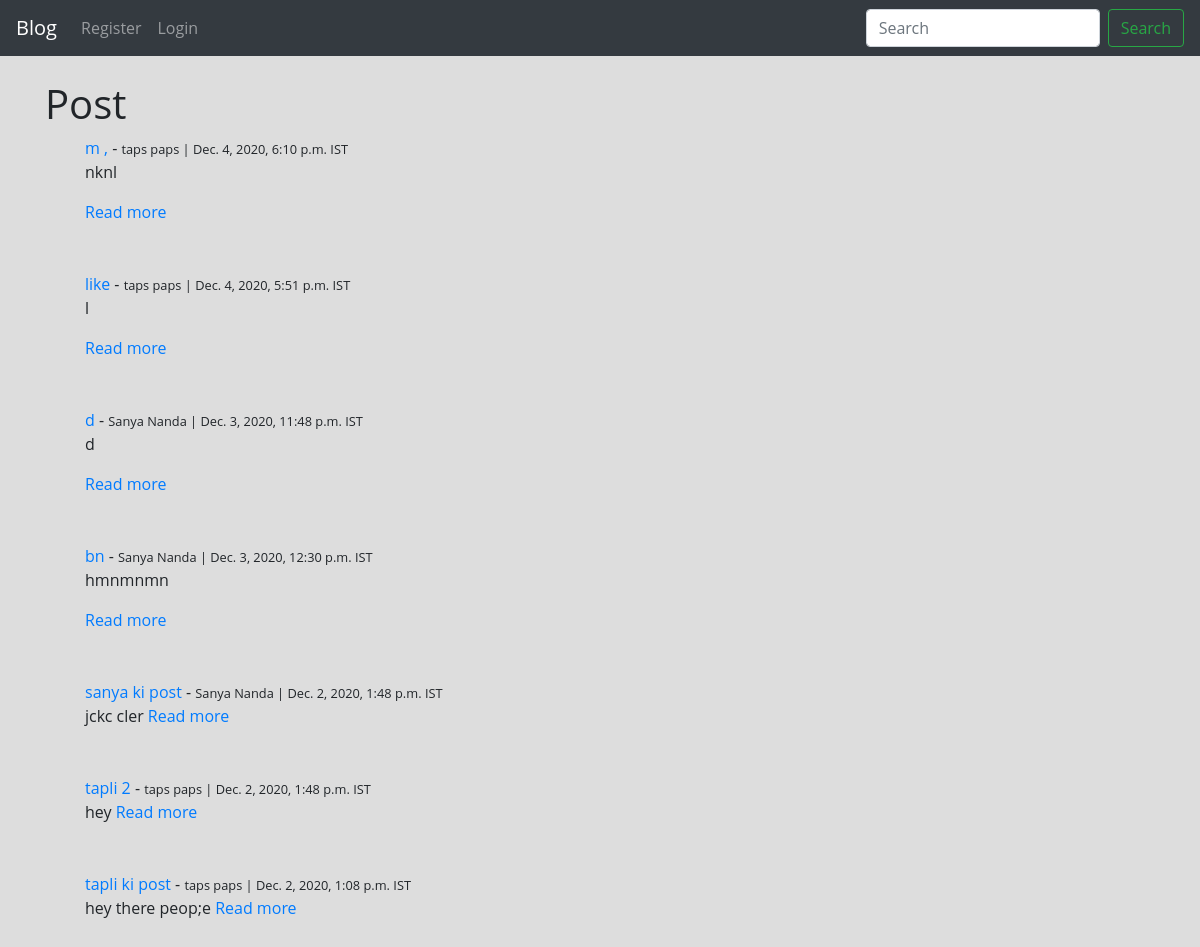
Before: / with the older database file.
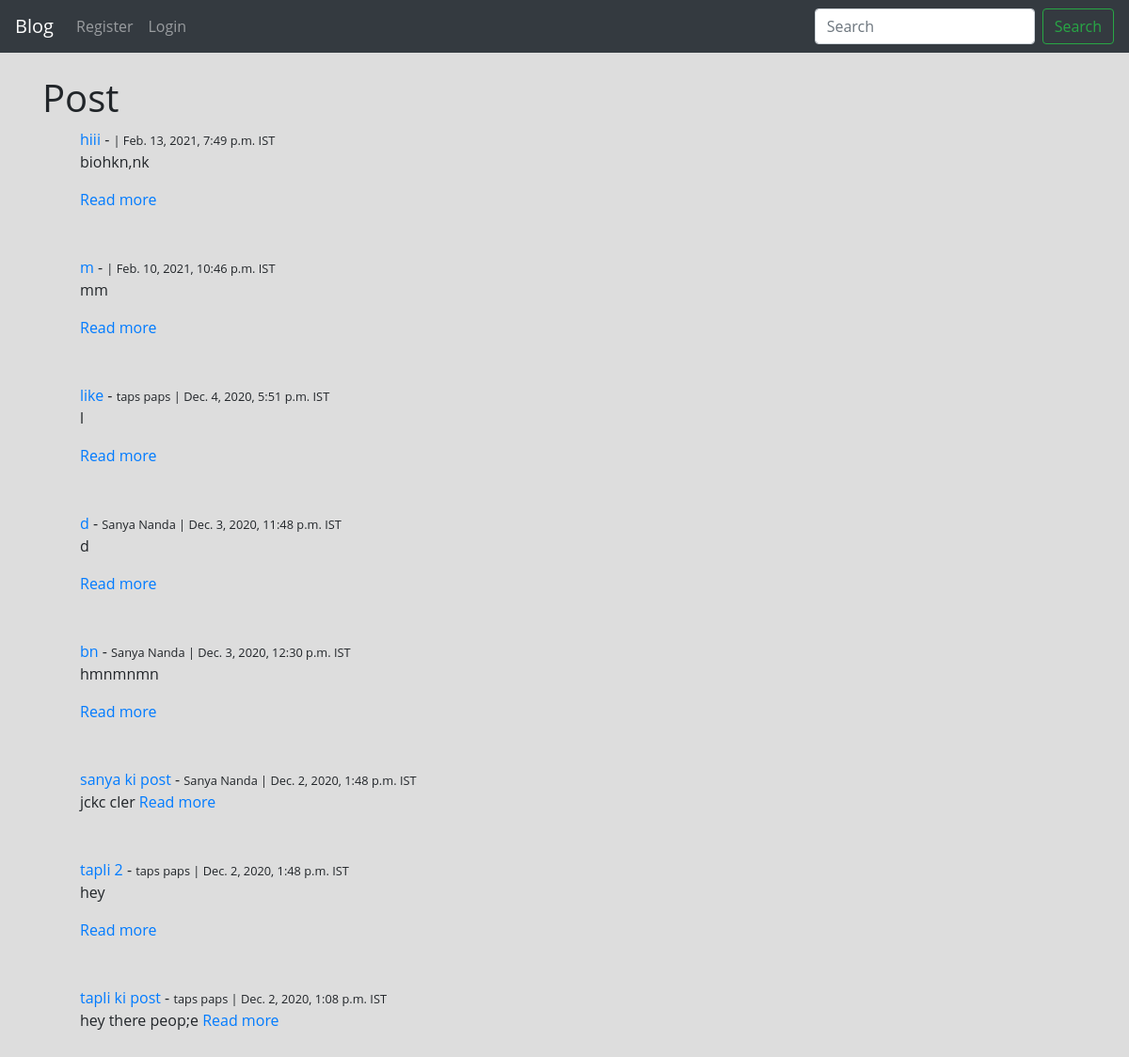
After: the same page with the newer database file.
### blog/models.py (models this page shows, shortened)
class Post(models.Model):
	title = models.CharField(max_length=255)
	header_image = models.ImageField(null=True, blank=True, upload_to="images/")
	author = models.ForeignKey(User, on_delete=models.CASCADE)
	body = CKEditor5Field('Text', config_name='extends')
	post_date = models.DateTimeField(auto_now_add=True)
	likes = models.ManyToManyField(User, related_name='blog_posts')

### blog/views.py (the view)
# urls.py: path('', views.HomeView.as_view(), name="home"),
class HomeView(ListView):
	model = Post
	template_name = 'home.html'
	ordering = ['-post_date']

### blog/templates/home.html (shortened to what this page needs)
{% extends 'base.html' %}
{% block content %}
<h1>Post</h1>
<ul style="list-style-type: none;">
{% for post in object_list %}
<li>
<a href="{% url 'post_details' post.pk %}">{{ post.title }}</a> - <small>{{ post.author.first_name}} {{ post.author.last_name}} | {{ post.post_date }} IST</small><br>{{ post.body|safe|truncatewords:30}} <a href="{% url 'post_details' post.pk %}">Read more</a> </li>
<br/><br/>
{% endfor %}
</ul>
{% endblock %}

### blog/templates/base.html (shortened to what this page needs)
<!doctype html>
{% load static %}
<html lang="en">
  <head>
    <link rel="stylesheet" href="https://cdn.jsdelivr.net/npm/bootstrap@4.5.3/dist/css/bootstrap.min.css">
    <link rel="stylesheet" type="text/css" href="{% static 'base.css' %}">
  </head>
  <body>
    <nav class="navbar navbar-expand-lg navbar-dark bg-dark">
  <a class="navbar-brand" href="{% url 'home' %}">Blog</a>
  <div class="collapse navbar-collapse" id="navbarSupportedContent">
      {% if user.is_authenticated %}
      <ul class="navbar-nav mr-auto">
      <li class="nav-item">
        <a class="nav-link" href="{% url 'home' %}">Posts</a>
      </li>
      <li class="nav-item">
        <a class="nav-link" href="{% url 'add_post' %}">Add Post</a>
      </li>
      <li class="nav-item">
        <a class="nav-link" href="{% url 'my_posts' %}">My Posts</a>
      </li>
      <li class="nav-item">
        <a class="nav-link" href="{% url 'liked_posts' %}">Liked Posts</a>
      </li>
      <li class="nav-item dropdown">
        <a class="nav-link dropdown-toggle" href="#" id="navbarDropdown" role="button" data-toggle="dropdown" aria-haspopup="true" aria-expanded="false">
          Profile
        </a>
        <div class="dropdown-menu" aria-labelledby="navbarDropdown">
          <a class="dropdown-item" href="{% url 'edit_profile' %}">Edit Settings</a>
          {% if user.profile.id %}
          <a class="dropdown-item" href="{% url 'profile_page' user.profile.id %}">Show Profile</a>
          <a class="dropdown-item" href="{% url 'edit_profile_page' user.profile.id %}">Edit Profile Page</a>
          {% else %}
          <a class="dropdown-item" href="{% url 'create_profile_page' %}">Create Profile</a>
          {% endif %}
        </div>
      </li>
      <li class="nav-item">
        <a class="nav-link" href="{% url 'logout' %}">Logout</a>
      </li>
      </ul>
      {% else %}
      <ul class="navbar-nav mr-auto">
      <li class="nav-item">
        <a class="nav-link" href="{% url 'register' %}">Register</a>
      </li>
      <li class="nav-item">
        <a class="nav-link" href="{% url 'login' %}">Login</a>
      </li>
      {% endif %}
    </ul>
    <form class="form-inline my-2 my-lg-0">
      <input class="form-control mr-sm-2" type="search" placeholder="Search" aria-label="Search">
      <button class="btn btn-outline-success my-2 my-sm-0" type="submit">Search</button>
    </form>
  </div>
</nav>
    <br/>
    <div class="container">
    {% block content %}
    {% endblock %}
    </div>
  </body>
</html>

### blog/static/base.css (style rules this page uses)
body { margin:0; text-align:justify; font-family:'open sans',sans-serif; background:#ddd; height:100%; }

Changed rows visible on the page:
removed Post: title "m ,", author.first_name "taps", author.last_name "paps", post_date "Dec. 4, 2020, 6:10 p.m.", body "nknl"
added Post: title "hiii", post_date "Feb. 13, 2021, 7:49 p.m.", body "biohkn,nk"
added Post: title "m", post_date "Feb. 10, 2021, 10:46 p.m.", body "mm"
changed Post "tapli 2": body "hey" → "<p>hey</p>" (drawn)
